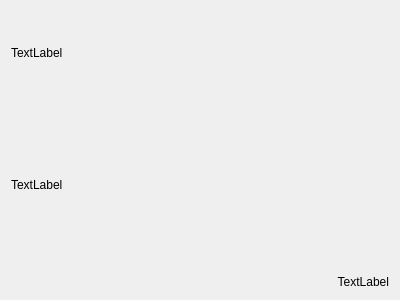
<?xml version="1.0" encoding="UTF-8"?>
<ui version="4.0">
 <class>Message</class>
 <widget class="QWidget" name="Message">
  <property name="geometry">
   <rect>
    <x>0</x>
    <y>0</y>
    <width>400</width>
    <height>300</height>
   </rect>
  </property>
  <property name="windowTitle">
   <string>Form</string>
  </property>
  <layout class="QVBoxLayout" name="verticalLayout">
   <item>
    <widget class="QLabel" name="name">
     <property name="sizePolicy">
      <sizepolicy hsizetype="Preferred" vsizetype="Preferred">
       <horstretch>0</horstretch>
       <verstretch>1</verstretch>
      </sizepolicy>
     </property>
     <property name="text">
      <string>TextLabel</string>
     </property>
    </widget>
   </item>
   <item>
    <widget class="QLabel" name="text">
     <property name="sizePolicy">
      <sizepolicy hsizetype="Preferred" vsizetype="Preferred">
       <horstretch>0</horstretch>
       <verstretch>2</verstretch>
      </sizepolicy>
     </property>
     <property name="text">
      <string>TextLabel</string>
     </property>
    </widget>
   </item>
   <item>
    <widget class="QLabel" name="date">
     <property name="sizePolicy">
      <sizepolicy hsizetype="Preferred" vsizetype="Maximum">
       <horstretch>0</horstretch>
       <verstretch>0</verstretch>
      </sizepolicy>
     </property>
     <property name="layoutDirection">
      <enum>Qt::LayoutDirection::LeftToRight</enum>
     </property>
     <property name="text">
      <string>TextLabel</string>
     </property>
     <property name="alignment">
      <set>Qt::AlignmentFlag::AlignRight|Qt::AlignmentFlag::AlignTrailing|Qt::AlignmentFlag::AlignVCenter</set>
     </property>
    </widget>
   </item>
  </layout>
 </widget>
 <resources/>
 <connections/>
</ui>
